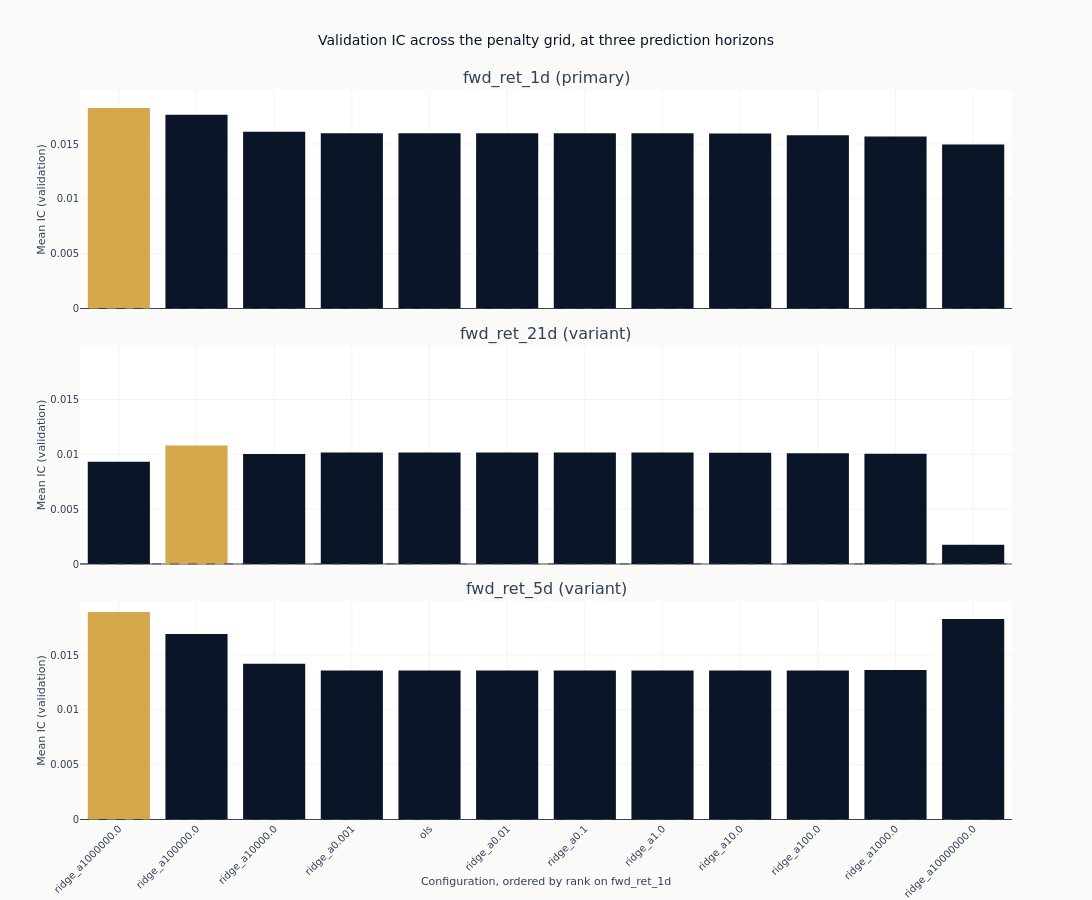

Write notebook code for a chart like this one.
### Markdown cell above
### How the penalty grid ranks

Only the configurations measured on all of their label's scorable dates are charted. The
partial-coverage ones are in the table above with `full_coverage` false, and are left out here
because their IC is an average over a different set of dates.

The panels share a vertical scale so the horizons are compared rather than each one rescaled to
fill its own panel.

### Code cell
def compact(params: str) -> str:
    """Render declared parameters for a title: `alpha=1000000.0` reads as `alpha=1e+06`."""
    return re.sub(r"\d+\.?\d*(?:[eE][+-]?\d+)?", lambda m: f"{float(m.group()):g}", params)


full = catalog.filter("full_coverage")
config_order = (
    full.filter(pl.col("label") == panel_labels[0])
    .sort("ic_mean", descending=True)
    .get_column("config_name")
    .to_list()
)

# `shared_yaxes` matches axes across columns, so with one column it does nothing and each
# panel would be rescaled to fill itself. Matching every row to the first is what puts the
# horizons on one vertical scale, which is what stacking them is for.
fig_ic = make_subplots(
    rows=len(panel_labels),
    cols=1,
    shared_xaxes=True,
    vertical_spacing=0.05,
    subplot_titles=[
        f"{label} ({'primary' if label == primary else 'variant'})" for label in panel_labels
    ],
)
for row, label in enumerate(panel_labels, start=1):
    panel = full.filter(pl.col("label") == label)
    order = [name for name in config_order if name in set(panel.get_column("config_name"))]
    order += [name for name in panel.get_column("config_name").to_list() if name not in order]
    panel = panel.with_columns(
        rank=pl.col("config_name").replace_strict(
            {name: index for index, name in enumerate(order)}, return_dtype=pl.Int32
        )
    ).sort("rank")
    best = panel.get_column("ic_mean").max()
    fig_ic.add_trace(
        go.Bar(
            x=panel.get_column("config_name").to_list(),
            y=panel.get_column("ic_mean").to_list(),
            marker_color=[
                COLORS["amber"] if value == best else COLORS["blue"]
                for value in panel.get_column("ic_mean")
            ],
            showlegend=False,
        ),
        row=row,
        col=1,
    )
    fig_ic.add_hline(
        y=0, line_width=1, line_dash="dash", line_color=COLORS["neutral"], row=row, col=1
    )
    fig_ic.update_yaxes(title_text="Mean IC (validation)", row=row, col=1)
    if row > 1:
        fig_ic.update_yaxes(matches="y", row=row, col=1)
fig_ic.update_xaxes(
    title_text=f"Configuration, ordered by rank on {panel_labels[0]}",
    tickangle=-45,
    row=len(panel_labels),
    col=1,
)
fig_ic.update_layout(
    title="Validation IC across the penalty grid, at three prediction horizons",
    height=300 * len(panel_labels),
    width=1100,
    margin=dict(t=90),
)
show_plotly_with_alt(
    fig_ic,
    "Bar charts of mean validation information coefficient for every full-coverage linear "
    "configuration, one panel per declared label, sharing a vertical scale. Each panel's leading "
    "configuration is highlighted in amber and the rest are dark navy; the bars are held in the "
    "primary label's ranking order across every panel, so a panel that does not descend is a "
    "horizon that orders the grid differently. A dashed zero line runs across each panel.",
)

### Figure 1 — Plotly figure (JSON) as saved in the notebook; plotly's stock layout.template omitted (floating-point values rounded to 4 significant figures)
{"data": [{"marker": {"color": ["#D4A84B", "#0a1628", "#0a1628", "#0a1628", "#0a1628", "#0a1628", "#0a1628", "#0a1628", "#0a1628", "#0a1628", "#0a1628", "#0a1628"]}, "showlegend": false, "type": "bar", "x": ["ridge_a1000000.0", "ridge_a100000.0", "ridge_a10000.0", "ridge_a0.001", "ols", "ridge_a0.01", "ridge_a0.1", "ridge_a1.0", "ridge_a10.0", "ridge_a100.0", "ridge_a1000.0", "ridge_a10000000.0"], "xaxis": "x", "y": [0.01829, 0.01767, 0.01611, 0.01599, 0.01599, 0.01599, 0.01599, 0.01598, 0.01596, 0.01581, 0.01569, 0.01497], "yaxis": "y"}, {"marker": {"color": ["#0a1628", "#D4A84B", "#0a1628", "#0a1628", "#0a1628", "#0a1628", "#0a1628", "#0a1628", "#0a1628", "#0a1628", "#0a1628", "#0a1628"]}, "showlegend": false, "type": "bar", "x": ["ridge_a1000000.0", "ridge_a100000.0", "ridge_a10000.0", "ridge_a0.001", "ols", "ridge_a0.01", "ridge_a0.1", "ridge_a1.0", "ridge_a10.0", "ridge_a100.0", "ridge_a1000.0", "ridge_a10000000.0"], "xaxis": "x2", "y": [0.009334, 0.0108, 0.01004, 0.01017, 0.01017, 0.01017, 0.01017, 0.01016, 0.01015, 0.01011, 0.01005, 0.001746], "yaxis": "y2"}, {"marker": {"color": ["#D4A84B", "#0a1628", "#0a1628", "#0a1628", "#0a1628", "#0a1628", "#0a1628", "#0a1628", "#0a1628", "#0a1628", "#0a1628", "#0a1628"]}, "showlegend": false, "type": "bar", "x": ["ridge_a1000000.0", "ridge_a100000.0", "ridge_a10000.0", "ridge_a0.001", "ols", "ridge_a0.01", "ridge_a0.1", "ridge_a1.0", "ridge_a10.0", "ridge_a100.0", "ridge_a1000.0", "ridge_a10000000.0"], "xaxis": "x3", "y": [0.01893, 0.01691, 0.0142, 0.01359, 0.01359, 0.01359, 0.01359, 0.01359, 0.01359, 0.0136, 0.01364, 0.01829], "yaxis": "y3"}], "layout": {"annotations": [{"font": {"size": 16}, "showarrow": false, "text": "fwd_ret_1d (primary)", "x": 0.5, "xanchor": "center", "xref": "paper", "y": 1.0, "yanchor": "bottom", "yref": "paper"}, {"font": {"size": 16}, "showarrow": false, "text": "fwd_ret_21d (variant)", "x": 0.5, "xanchor": "center", "xref": "paper", "y": 0.65, "yanchor": "bottom", "yref": "paper"}, {"font": {"size": 16}, "showarrow": false, "text": "fwd_ret_5d (variant)", "x": 0.5, "xanchor": "center", "xref": "paper", "y": 0.3, "yanchor": "bottom", "yref": "paper"}], "height": 900, "margin": {"t": 90}, "shapes": [{"line": {"color": "#334155", "dash": "dash", "width": 1}, "type": "line", "x0": 0, "x1": 1, "xref": "x domain", "y0": 0, "y1": 0, "yref": "y"}, {"line": {"color": "#334155", "dash": "dash", "width": 1}, "type": "line", "x0": 0, "x1": 1, "xref": "x2 domain", "y0": 0, "y1": 0, "yref": "y2"}, {"line": {"color": "#334155", "dash": "dash", "width": 1}, "type": "line", "x0": 0, "x1": 1, "xref": "x3 domain", "y0": 0, "y1": 0, "yref": "y3"}], "title": {"text": "Validation IC across the penalty grid, at three prediction horizons"}, "width": 1100, "xaxis": {"anchor": "y", "domain": [0.0, 1.0], "matches": "x3", "showticklabels": false}, "xaxis2": {"anchor": "y2", "domain": [0.0, 1.0], "matches": "x3", "showticklabels": false}, "xaxis3": {"anchor": "y3", "domain": [0.0, 1.0], "tickangle": -45, "title": {"text": "Configuration, ordered by rank on fwd_ret_1d"}}, "yaxis": {"anchor": "x", "domain": [0.7, 1.0], "title": {"text": "Mean IC (validation)"}}, "yaxis2": {"anchor": "x2", "domain": [0.35, 0.65], "matches": "y", "title": {"text": "Mean IC (validation)"}}, "yaxis3": {"anchor": "x3", "domain": [0.0, 0.3], "matches": "y", "title": {"text": "Mean IC (validation)"}}}}
